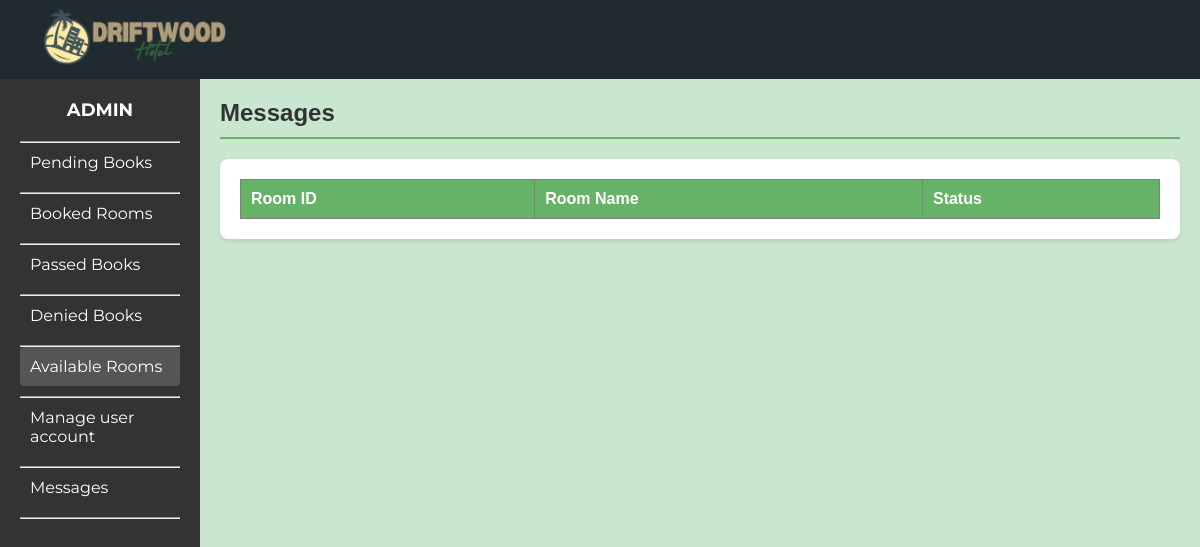
/adminpages/room_availability.php, run on an earlier commit of the app's database.
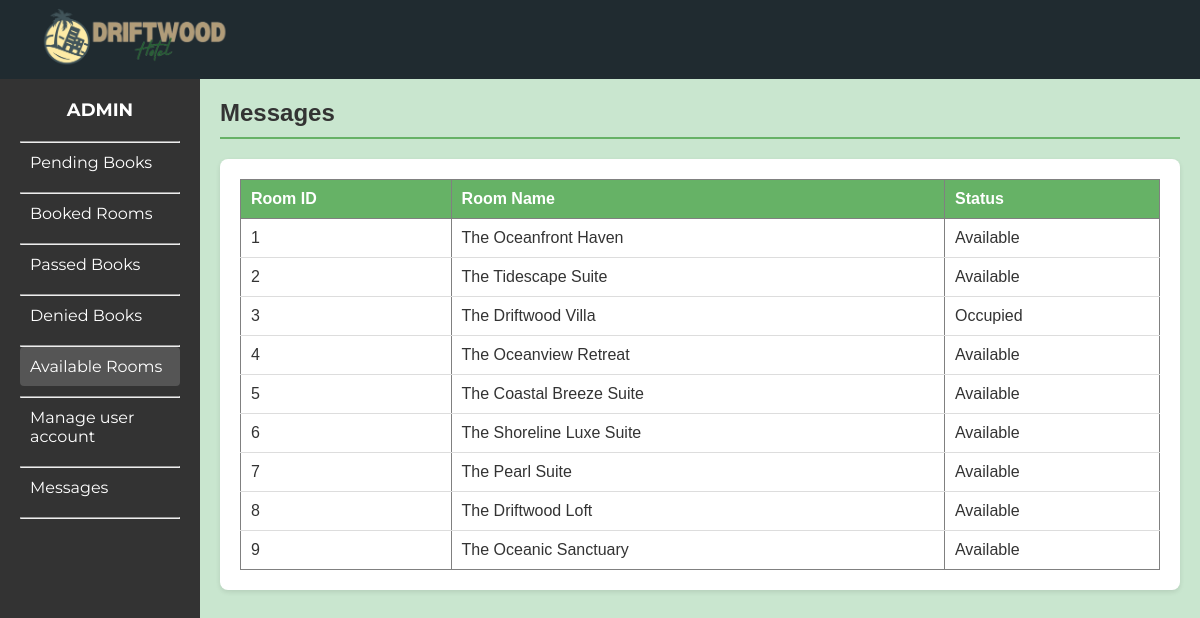
And on a later commit of the database.
### tables this page shows
CREATE TABLE `rooms` (
  `id` int(11) NOT NULL,
  `room_id` int(11) DEFAULT NULL,
  `room_name` varchar(100) NOT NULL,
  `room_type` varchar(50) NOT NULL,
  `price` decimal(10,2) NOT NULL,
  `status` enum('Available','Occupied') NOT NULL DEFAULT 'Available',
  `created_at` timestamp NOT NULL DEFAULT current_timestamp(),
  `updated_at` timestamp NOT NULL DEFAULT current_timestamp() ON UPDATE current_timestamp()
);

### adminpages/room_availability.php (the view, shortened to what this page needs)
<?php
$host = 'localhost';
$dbname = 'driftwoodhotel';
$username = 'root';
$password = '';
try {
    $pdo = new PDO("mysql:host=$host;dbname=$dbname", $username, $password);
    $pdo->setAttribute(PDO::ATTR_ERRMODE, PDO::ERRMODE_EXCEPTION);
    $stmt = $pdo->query("SELECT id, room_name, status FROM rooms");
    $rooms = $stmt->fetchAll(PDO::FETCH_ASSOC);
} catch (PDOException $e) {
    echo "Error fetching rooms: " . $e->getMessage();
}
?>
<!DOCTYPE html>
<html lang="en">
<head>
    <link rel="stylesheet" href="../css/admindesign.css">
    <link rel="stylesheet" href="../Room-desc.css">
</head>
<body>
<header class="main-header">
    <div class="logo"><img src="../Drifcombieng.png" id="logopic"></div>
</header>
<div class="dashboard">
    <aside class="sidebar">
        <div class="admin-title">ADMIN</div>
        <nav class="menu">
                <hr>
                <a href="../adminpage.php" class="menu-item">Pending Books</a>
                <hr>
                <a href="roombooking.php" class="menu-item">Booked Rooms</a>
                <hr>
                <a href="pass_books.php" class="menu-item">Passed Books</a>
                <hr>
                <a href="roombooking_denied.php" class="menu-item">Denied Books</a>
                <hr>
                <a href="room_availability.php" class="menu-item active">Available Rooms</a>
                <hr>
                <a href="manageuser.php" class="menu-item">Manage user account</a>
                <hr>
                <a href="messages.php" class="menu-item">Messages</a>
                <hr>
            </nav>
    </aside>
    <div class="content">
        <div class="content-header">
            <h2>Messages</h2><span class="inactive"></span>
        </div>
            <div class="table-container">
                <table border="1">
                    <thead>
                        <tr>
                            <th>Room ID</th>
                            <th>Room Name</th>
                            <th>Status</th>
                        </tr>
                    </thead>
                    <tbody>
                        <?php foreach ($rooms as $room): ?>
                            <tr>
                                <td><?php echo $room['id']; ?></td>
                                <td><?php echo $room['room_name']; ?></td>
                                <td><?php echo $room['status']; ?></td>
                            </tr>
                        <?php endforeach; ?>
                    </tbody>
            </table>
        </div>
    </div>
</div>
</body>
</html>

### css/admindesign.css (style rules this page uses)
*, *::before, *::after { margin: 0; padding: 0; box-sizing: border-box; }
:root { --bg-60-: #202B30; --bg-30-: #384B54; --bg-10-: #FFFFFF; --bg-sub-: whitesmoke; --bg-btn-: #68D2B7; --font-fam-poppins-: "Poppins", sans-serif; --font-fam-montserrat-: "Montserrat", sans-serif; }
html { scroll-behavior: smooth; }
body { margin: 0; font-family: Arial, sans-serif; background-color: #e6f3e6; overflow-x: hidden; }
.main-header { display: flex; align-items: center; padding: 10px; background-color: #66b266; }
.main-header .logo img { height: 50px; }
.dashboard { display: flex; height: 100vh; overflow-x: hidden; }
.admin-title { text-align: center; font-family: 'Montserrat'; }
.sidebar { width: 200px; background-color: #333; color: white; height: 100vh; padding: 20px; box-sizing: border-box; }
.sidebar .admin-title { font-size: 18px; font-weight: bold; margin-bottom: 20px; }
.sidebar .menu .menu-item { display: block; color: white; text-decoration: none; padding: 10px; margin-bottom: 10px; border-radius: 4px; font-family: 'Montserrat'; }
.sidebar .menu .menu-item:hover, .sidebar .menu .menu-item.active { background-color: #555; }
.content { flex: 1; padding: 20px; box-sizing: border-box; background-color: #C9E6CF; overflow-x: auto; }
.content-header { display: flex; justify-content: space-between; align-items: center; border-bottom: 2px solid #66b266; padding-bottom: 10px; margin-bottom: 20px; }
.content-header h2 { color: #333; margin: 0; }
.table-container { background-color: white; padding: 20px; border-radius: 8px; box-shadow: 0 2px 5px rgba(0, 0, 0, 0.1); overflow-x: auto; }
table { width: 100%; border-collapse: collapse; table-layout: auto; }
thead th { background-color: #66b266; color: white; padding: 10px; text-align: left; }
tbody td { padding: 10px; border-bottom: 1px solid #ddd; word-wrap: break-word; }
tbody tr:last-child td { border-bottom: none; }

### Room-desc.css (style rules this page uses)
*, *::before, *::after { margin: 0; padding: 0; box-sizing: border-box; }
:root { --bg-60-: #202B30; --bg-30-: #384B54; --bg-10-: #FFFFFF; --bg-sub-: whitesmoke; --bg-btn-: #68D2B7; --font-fam-poppins-: "Poppins", sans-serif; --font-fam-montserrat-: "Montserrat", sans-serif; }
html { scroll-behavior: smooth; }
body { background-color: #ACB9B6; color: #333; }
.main-header { width: 100%; height: 79px; background: #202b30; display: flex; justify-content: space-between; align-items: center; padding: 0 40px; box-sizing: border-box; }
#logopic { width: 12em; height: auto; }
a { color: inherit; text-decoration: none; }
header { font-family: var(--font-fam-montserrat-); background-color: var(--bg-60-); display: flex; flex-direction: column; justify-content: space-evenly; align-items: center; color: white; }
* { box-sizing: border-box; }
@media screen and (min-width: 60em) { header { flex-direction: row; } }

What changed in the data, as far as the page shows it:
added rooms: id "1", room_name "The Oceanfront Haven", status "Available"
added rooms: id "2", room_name "The Tidescape Suite", status "Available"
added rooms: id "3", room_name "The Driftwood Villa", status "Occupied"
added rooms: id "4", room_name "The Oceanview Retreat", status "Available"
added rooms: id "5", room_name "The Coastal Breeze Suite", status "Available"
added rooms: id "6", room_name "The Shoreline Luxe Suite", status "Available"
added rooms: id "7", room_name "The Pearl Suite", status "Available"
added rooms: id "8", room_name "The Driftwood Loft", status "Available"
added rooms: id "9", room_name "The Oceanic Sanctuary", status "Available"
